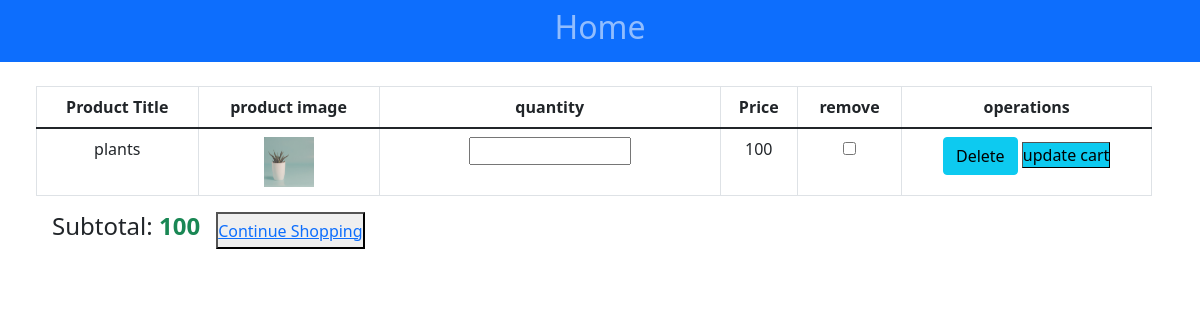
The app's page /cart.php with its own data.
### tables this page shows
CREATE TABLE `products` (
  `product_id` int(11) NOT NULL,
  `product_title` varchar(255) NOT NULL,
  `product_description` varchar(255) NOT NULL,
  `product_keyword` varchar(255) NOT NULL,
  `category_id` int(100) NOT NULL,
  `product_image1` varchar(255) NOT NULL,
  `product_price` varchar(255) NOT NULL,
  `status` varchar(255) NOT NULL
);

### function.php (called while the page is built, shortened)
<?php
    function getIPAddress() {
     if(!empty($_SERVER['HTTP_CLIENT_IP'])) {
                $ip = $_SERVER['HTTP_CLIENT_IP'];
        }
    elseif (!empty($_SERVER['HTTP_X_FORWARDED_FOR'])) {
                $ip = $_SERVER['HTTP_X_FORWARDED_FOR'];
     }
    else{
             $ip = $_SERVER['REMOTE_ADDR'];
     }
     return $ip;
}
?>

### cart.php (the view, shortened to what this page needs)
<?php
include('dbconnection.php');
include('function.php');
?>
<!DOCTYPE html>
<html lang="en">
<head>
    <link href="https://cdn.jsdelivr.net/npm/bootstrap@5.1.3/dist/css/bootstrap.min.css" rel="stylesheet">
    <link rel="stylesheet" href="https://cdnjs.cloudflare.com/ajax/libs/font-awesome/4.7.0/css/font-awesome.min.css">
    <link rel="stylesheet" href="css/product.css">
</head>
<body>
<div class="container-fluid m-0 p-0">
<nav class="navbar-exapand-lg navbar-dark bg-primary p-0">
<ul class="navbar-nav me-auto align-items-center">
<li class="nav-item">
<a class="nav-link " href="main.php"><h2>Home</h2></a></li>
</ul>
</nav>
</div>
<div class="container m-4">
<div class="row">
    <form action="" method="POST">
    <table class="table table-bordered text-center">
<thead>
    <tr>
        <th>Product Title</th>
        <th>product image</th>
        <th>quantity</th>
        <th>Price</th>
        <th>remove</th>
        <th colspan="2">operations</th>
    </tr>
</thead>
<tbody>
<?php
$get_ip_add=getIPAddress();
$total=0;
$cart_query="select * from cart where ip_address='$get_ip_add'";
$result=mysqli_query($con,$cart_query);
while($row=mysqli_fetch_array($result)){
    $product_id=$row['product_id'];
    $select_products="select * from products where product_id='$product_id'";
    $result_product=mysqli_query($con,$select_products);
    while($row_product_price=mysqli_fetch_array($result_product)){
$product_price=array($row_product_price['product_price']);
$price_table=$row_product_price['product_price'];
$product_title=$row_product_price['product_title'];
$product_image1=$row_product_price['product_image1'];
$product_values=array_sum($product_price);
$total+=$product_values;
    ?>
    <tr>
        <td><?php echo $product_title?></td>
        <td><img src="./images/<?php echo $product_image1?>" alt="" class="cart_img"></td>
        <td> <input type="text" name="qty" id="" class="form-input w-50"></td>
<td><?php echo $price_table?></td>
        <td><input type="checkbox" name="removeitem[]" vlaue="<?php  echo $product_id ?>"></td>
        <td>
            <a href="cart.php?delete=<?php echo $row['product_id'];?>" class="btn btn-info" name="delete">Delete</a>
            <input type="submit" value="update cart" class="bg-info px-0  border-1 mx-0" name="update_cart">
</td>
    </tr>
    <?php
}}?>
</tbody>
</table>
<div class="d-flex mb-5">
    <h4 class="px-3"> Subtotal:<strong class="text-success"> <?php echo $total ?></strong></h4>
<button><a href="product.php">Continue Shopping</a></button>
</div>
</div>
</div>
</body>
</html>

### css/product.css (style rules this page uses)
* { padding:0; margin:0; }

### cart.php (style rules this page uses)
.cart_img { width:50px; height:50px; }

### records on screen
products: product_title "plants", product_image1 (picture), product_price "100"

### other values on screen
$total "100"
